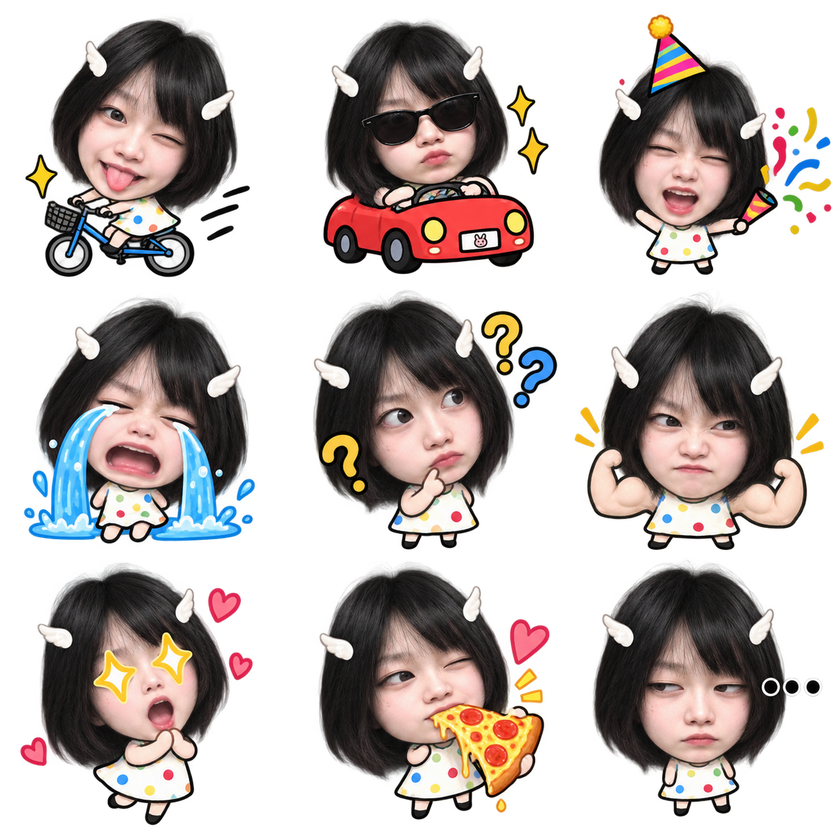
#> input picture assets/style-reference.png, 840 x 840 px, shrunk from 1254 x 1254 before the run
$ python split_grid.py ../assets/style-reference.png out.png
#> lines starting #> are read from the running program, lines starting #| are printed output that depends on the picture
"""Split a transparent 3x3 PNG/GIF at empty gutters, preserving full frames.

Requires Pillow. No background removal, resizing, or added outlines.
"""
import argparse
import json
import os
from pathlib import Path
from PIL import Image, ImageChops


def find_cuts(alpha, axis):
    width, height = alpha.size
    length = width if axis == 'x' else height
    empty = []
    for pos in range(length):
        strip = (pos, 0, pos+1, height) if axis == 'x' else (0, pos, width, pos+1)
        empty.append(alpha.crop(strip).getbbox() is None)
    cuts = [0]
    for fraction in (1/3, 2/3):
        target = length*fraction
        candidates = [p for p in range(max(1, int(target-length*.10)),
                                      min(length-1, int(target+length*.10))+1) if empty[p]]
        if not candidates:
            raise ValueError(f'No transparent {axis} gutter near {fraction:.2f}; inspect or repair source, do not crop through a character.')
        cuts.append(min(candidates, key=lambda p: abs(p-target)))
    return cuts + [length]


def split(source, output):
    with Image.open(source) as image:
#> image is the input picture: PIL image 840x840 RGBA; mean R, G, B, A 59.2, 50.1, 47, 119.3
        animated = image.format == 'GIF' and getattr(image, 'n_frames', 1) > 1
#> animated = False
        loop = image.info.get('loop')
        frames, durations = [], []
        for n in range(getattr(image, 'n_frames', 1)):
            image.seek(n)
            frames.append(image.convert('RGBA').copy())
            durations.append(image.info.get('duration', 100))
#> after the loop, durations = [100]; frames = 1 item
    union = frames[0].getchannel('A')
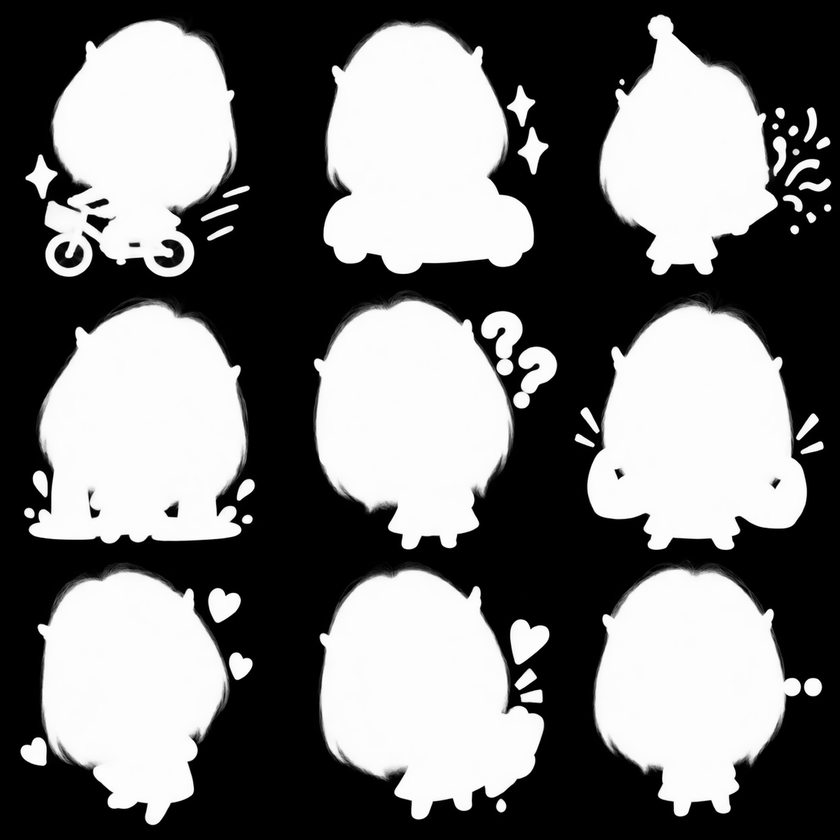
#> union: PIL image 840x840 L; min 0, max 255, mean 119.3
    for frame in frames[1:]:
        union = ImageChops.lighter(union, frame.getchannel('A'))
#> this loop made 0 passes
    if union.getextrema()[0] == 255:
        raise ValueError('Source has no transparent pixels; remove the background first.')
    xs, ys = find_cuts(union, 'x'), find_cuts(union, 'y')
#> after the loop in find_cuts, `for pos in range(length):`: empty = 840 items, first 6: False, True, True, True, True, True
#> the loop in find_cuts, `for fraction in (1/3, 2/3):` made 2 passes
#> candidates on pass 2: [560, 561, 562, 563, 564, 565, 566, 567, 568, 569]
#> after the loop in find_cuts, `for fraction in (1/3, 2/3):`: cuts = [0, 280, 560]
#> the loop in find_cuts (call 2), `for pos in range(length):` made 840 passes
#> strip on passes 1 to 3: (0, 0, 840, 1), (0, 1, 840, 2), (0, 2, 840, 3)
#> the loop in find_cuts (call 2), `for fraction in (1/3, 2/3):` made 2 passes
#> (target, candidates) on passes 1 to 2: (280, [280, 281, 282, 283, 284, 285]), (560, [553, 555])
#> xs = [0, 280, 560, 840]; ys = [0, 280, 555, 840]
    # Border content may already be truncated in the source; do not claim it is complete.
    w, h = union.size
#> w = 840; h = 840
    if any(union.crop(box).getbbox() for box in [(0,0,w,1),(0,h-1,w,h),(0,0,1,h),(w-1,0,w,h)]):
#> (the run stopped early here; a loop or call above may not have finished)
